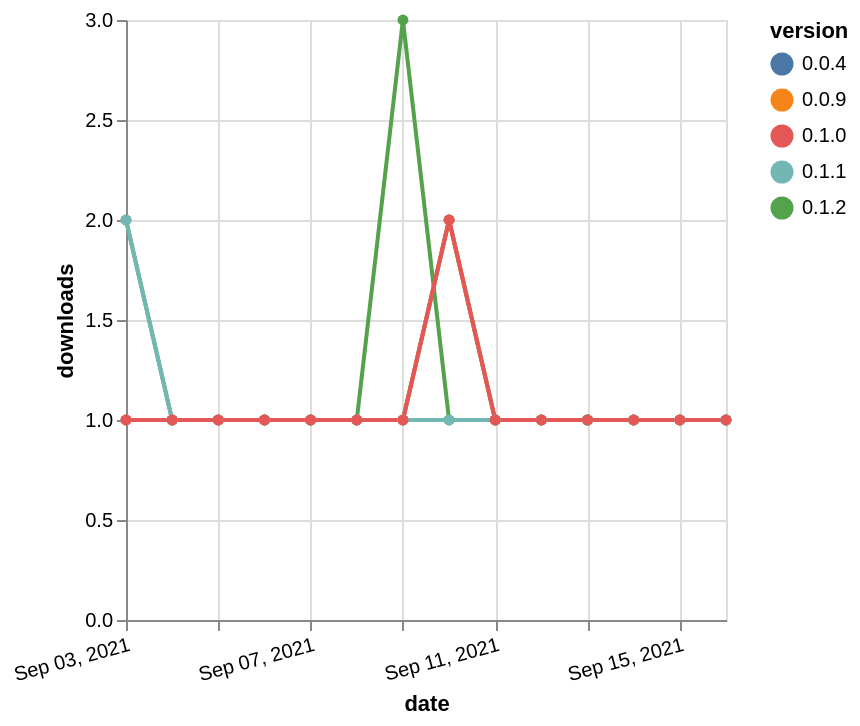

Here is the Vega-Lite specification saved for this chart:
### Vega-Lite specification from a JSON file in a GitHub repository (floating-point values rounded to 4 significant figures)
{"$schema": "https://vega.github.io/schema/vega-lite/v5.json", "description": "A simple bar chart with embedded data.", "data": {"values": [{"date": "2021-09-03", "total": 67, "delta": 2, "version": "0.1.2"}, {"date": "2021-09-04", "total": 68, "delta": 1, "version": "0.1.2"}, {"date": "2021-09-05", "total": 69, "delta": 1, "version": "0.1.2"}, {"date": "2021-09-06", "total": 70, "delta": 1, "version": "0.1.2"}, {"date": "2021-09-07", "total": 71, "delta": 1, "version": "0.1.2"}, {"date": "2021-09-08", "total": 72, "delta": 1, "version": "0.1.2"}, {"date": "2021-09-09", "total": 75, "delta": 3, "version": "0.1.2"}, {"date": "2021-09-10", "total": 76, "delta": 1, "version": "0.1.2"}, {"date": "2021-09-11", "total": 77, "delta": 1, "version": "0.1.2"}, {"date": "2021-09-12", "total": 78, "delta": 1, "version": "0.1.2"}, {"date": "2021-09-13", "total": 79, "delta": 1, "version": "0.1.2"}, {"date": "2021-09-14", "total": 80, "delta": 1, "version": "0.1.2"}, {"date": "2021-09-15", "total": 81, "delta": 1, "version": "0.1.2"}, {"date": "2021-09-16", "total": 82, "delta": 1, "version": "0.1.2"}, {"date": "2021-09-03", "total": 129, "delta": 1, "version": "0.0.4"}, {"date": "2021-09-04", "total": 130, "delta": 1, "version": "0.0.4"}, {"date": "2021-09-05", "total": 131, "delta": 1, "version": "0.0.4"}, {"date": "2021-09-06", "total": 132, "delta": 1, "version": "0.0.4"}, {"date": "2021-09-07", "total": 133, "delta": 1, "version": "0.0.4"}, {"date": "2021-09-08", "total": 134, "delta": 1, "version": "0.0.4"}, {"date": "2021-09-09", "total": 135, "delta": 1, "version": "0.0.4"}, {"date": "2021-09-10", "total": 137, "delta": 2, "version": "0.0.4"}, {"date": "2021-09-11", "total": 138, "delta": 1, "version": "0.0.4"}, {"date": "2021-09-12", "total": 139, "delta": 1, "version": "0.0.4"}, {"date": "2021-09-13", "total": 140, "delta": 1, "version": "0.0.4"}, {"date": "2021-09-14", "total": 141, "delta": 1, "version": "0.0.4"}, {"date": "2021-09-15", "total": 142, "delta": 1, "version": "0.0.4"}, {"date": "2021-09-16", "total": 143, "delta": 1, "version": "0.0.4"}, {"date": "2021-09-03", "total": 124, "delta": 1, "version": "0.0.9"}, {"date": "2021-09-04", "total": 125, "delta": 1, "version": "0.0.9"}, {"date": "2021-09-05", "total": 126, "delta": 1, "version": "0.0.9"}, {"date": "2021-09-06", "total": 127, "delta": 1, "version": "0.0.9"}, {"date": "2021-09-07", "total": 128, "delta": 1, "version": "0.0.9"}, {"date": "2021-09-08", "total": 129, "delta": 1, "version": "0.0.9"}, {"date": "2021-09-09", "total": 130, "delta": 1, "version": "0.0.9"}, {"date": "2021-09-10", "total": 132, "delta": 2, "version": "0.0.9"}, {"date": "2021-09-11", "total": 133, "delta": 1, "version": "0.0.9"}, {"date": "2021-09-12", "total": 134, "delta": 1, "version": "0.0.9"}, {"date": "2021-09-13", "total": 135, "delta": 1, "version": "0.0.9"}, {"date": "2021-09-14", "total": 136, "delta": 1, "version": "0.0.9"}, {"date": "2021-09-15", "total": 137, "delta": 1, "version": "0.0.9"}, {"date": "2021-09-16", "total": 138, "delta": 1, "version": "0.0.9"}, {"date": "2021-09-03", "total": 116, "delta": 2, "version": "0.1.1"}, {"date": "2021-09-04", "total": 117, "delta": 1, "version": "0.1.1"}, {"date": "2021-09-05", "total": 118, "delta": 1, "version": "0.1.1"}, {"date": "2021-09-06", "total": 119, "delta": 1, "version": "0.1.1"}, {"date": "2021-09-07", "total": 120, "delta": 1, "version": "0.1.1"}, {"date": "2021-09-08", "total": 121, "delta": 1, "version": "0.1.1"}, {"date": "2021-09-09", "total": 122, "delta": 1, "version": "0.1.1"}, {"date": "2021-09-10", "total": 123, "delta": 1, "version": "0.1.1"}, {"date": "2021-09-11", "total": 124, "delta": 1, "version": "0.1.1"}, {"date": "2021-09-12", "total": 125, "delta": 1, "version": "0.1.1"}, {"date": "2021-09-13", "total": 126, "delta": 1, "version": "0.1.1"}, {"date": "2021-09-14", "total": 127, "delta": 1, "version": "0.1.1"}, {"date": "2021-09-15", "total": 128, "delta": 1, "version": "0.1.1"}, {"date": "2021-09-16", "total": 129, "delta": 1, "version": "0.1.1"}, {"date": "2021-09-03", "total": 120, "delta": 1, "version": "0.1.0"}, {"date": "2021-09-04", "total": 121, "delta": 1, "version": "0.1.0"}, {"date": "2021-09-05", "total": 122, "delta": 1, "version": "0.1.0"}, {"date": "2021-09-06", "total": 123, "delta": 1, "version": "0.1.0"}, {"date": "2021-09-07", "total": 124, "delta": 1, "version": "0.1.0"}, {"date": "2021-09-08", "total": 125, "delta": 1, "version": "0.1.0"}, {"date": "2021-09-09", "total": 126, "delta": 1, "version": "0.1.0"}, {"date": "2021-09-10", "total": 128, "delta": 2, "version": "0.1.0"}, {"date": "2021-09-11", "total": 129, "delta": 1, "version": "0.1.0"}, {"date": "2021-09-12", "total": 130, "delta": 1, "version": "0.1.0"}, {"date": "2021-09-13", "total": 131, "delta": 1, "version": "0.1.0"}, {"date": "2021-09-14", "total": 132, "delta": 1, "version": "0.1.0"}, {"date": "2021-09-15", "total": 133, "delta": 1, "version": "0.1.0"}, {"date": "2021-09-16", "total": 134, "delta": 1, "version": "0.1.0"}]}, "width": "container", "mark": {"type": "line", "point": {"filled": true}}, "encoding": {"x": {"field": "date", "type": "temporal", "timeUnit": "yearmonthdate", "title": "date", "axis": {"labelAngle": -15}}, "y": {"field": "delta", "type": "quantitative", "title": "downloads"}, "color": {"field": "version", "type": "nominal"}, "tooltip": {"field": "delta"}}}
